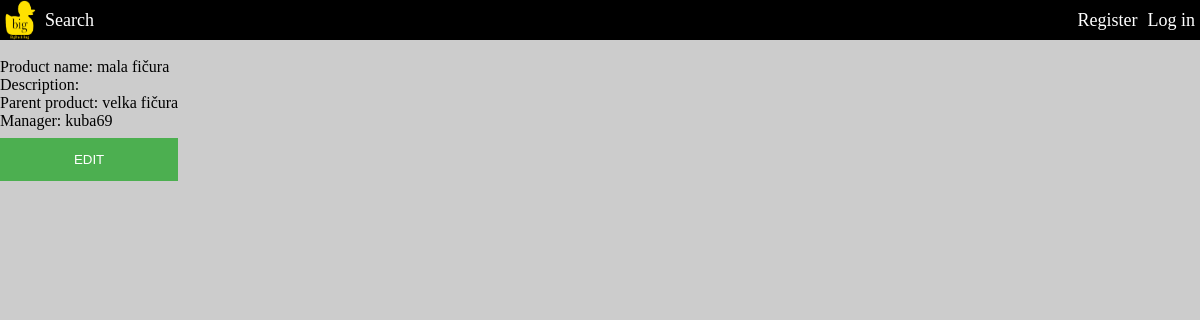
/product.php?id=2, run on the app's committed database.
### tables this page shows
create table Products(productID int not null auto_increment, product_name text not null, description text, parent_product int, manager int not null,
    primary key (productID),
    foreign key (parent_product) references Products(productID) on delete cascade, 
    foreign key (manager) references Persons(personID));

create table Persons(personID int not null auto_increment, username varchar(64) not null, name varchar(64) not null, surname varchar(128) not null, role ENUM("customer", "worker", "manager", "senior manager", "admin"), password varchar(128),
    primary key (personID));

### php/Database.php (called while the page is built, shortened)
<?php
class Database
{
    private $host = "localhost";
    private $dbName = "db-its";
    private $username = "root";
    private $password = "";
    public function getConnection()
    {
        $this->connection = null;
        try
        {
            $this->connection = new PDO("mysql:host=" . $this->host . ";dbname=" . $this->dbName, $this->username, $this->password);
            $this->connection->exec("set names utf8");
            $this->connection->setAttribute(PDO::ATTR_ERRMODE, PDO::ERRMODE_EXCEPTION);
        }
        catch (PDOException $e)
        {
            echo "Connection error: " . $e->getMessage();
        }
        return $this->connection;
    }
}
?>

### php/model/Product.php (called while the page is built, shortened)
<?php
include_once "DatabaseObject.php";
class Product extends DatabaseObject
{
    protected static $table_name = "Products";
    public static function getByID($id, $dbConnection)
    {
        try
        {
            $stmt = $dbConnection->prepare("select productID, product_name, description from " . self::$table_name . " where productID = ?");
            $stmt->execute([$id]);
            $row = $stmt->fetch();
        }
        catch (\PDOException $e)
        {
            return null;
        }
        $product = new Product($dbConnection);
        $product->id = $id;
        $product->name = $row['product_name'];
        $product->description = $row["description"];
        return $product;
    }
    public function loadModels()
    {
        try
        {
            $stmt = $this->connection->prepare("select parent_product, manager from " . self::$table_name . " where productID = ?");
            $stmt->execute([$this->id]);
            $row = $stmt->fetch();
        }
        catch (\PDOException $e)
        {
            return false;
        }
        $this->manager = Person::getByID($row['manager'], $this->connection);
        $this->parent_product = Product::getByID($row['parent_product'], $this->connection);
        return true;
    }
}

### php/model/Person.php (called while the page is built, shortened)
<?php
include_once "DatabaseObject.php";
class Person extends DatabaseObject
{
    protected static $table_name = "Persons";
    public static function getByID($id, $dbConnection)
    {
        try
        {
            $stmt = $dbConnection->prepare("select personID, username, name, surname, role, password from " . self::$table_name . " where personID = ?");
            $stmt->execute([$id]);
            $row = $stmt->fetch();
        }
        catch (\PDOException $e)
        {
            echo "exception1";
            return null;
        }
        $person = new Person($dbConnection);
        $person->id = $id;
        $person->username = $row['username'];
        $person->name = $row['name'];
        $person->surname = $row['surname'];
        $person->password = $row['password'];
        $person->role = $row['role'];
        return $person;
    }
}

### php/model/DatabaseObject.php (called while the page is built, shortened)
<?php
abstract class DatabaseObject
{
    public function __construct($dbConnection)
    {
        $this->connection = $dbConnection;
    }
}

### product.php (the view, shortened to what this page needs)
<!DOCTYPE HTML>
<html>
<head>
    <link type="text/css" rel="stylesheet" href="style.css">
</head>
<body>
<header>
    <ul>
        <?php
        include_once "CustomElements.php";
        ?>
    </ul>
</header>
<br>
<div class="main">
    <?php
    include_once "php/Database.php";
    include_once "php/model/Product.php";
    include_once "php/model/Person.php";
    $db = new Database();
    $db->getConnection();
    if (isset($_POST["submit"])){
        $product =  new model\Product($db->connection);
        if(isset($_POST["id"]))
        {
            $product->id = $_POST["id"];
        }
        $product->name = $_POST["productname"];
        $product->description = $_POST["description"];
        $product->manager = new \model\Person($db->connection);
        $product->manager->id = $_POST["manager"];
        if(isset($_POST["parent"]))
        {
            echo $_POST["parent"];
            $product->parent_product = new \model\Product($db->connection);
            $product->parent_product->id = $_POST["parent"];
        }
        if($product->name == null or $product->manager == null)
        {
            echo "Vratte se tlacitkem zpet a vyplnte vsechny udaje prosim. \n";
            exit();
        }
        if(isset($_POST["id"]))
        {
            echo $product->id;
            echo $product->name;
            echo $product->parent_product == null ? "" : $product->parent_product->id;
            echo $product->description;
            echo $product->manager->name;
            if ($product->save())
                echo "Zmeny byly ulozeny\n";
            else
                echo "fuck";
        }
        else
        {
            $same_name = \model\Product::getByName($product->name, $db->connection);
            if ($same_name == null)
            {
                if(!$product->save())
                    echo "fuck";
                else
                    echo "Produkt zapsan uspesne. :)\n";
                exit();
            }
            else
            {
                echo "Produkt stejneho jmena jiz existuje. vyberte prosim jine jmeno \n";
            }
        }
    }
    else if (isset($_GET["id"])){
        $current_product = \model\Product::getByID($_GET["id"], $db->connection);
        if(!$current_product->loadModels())
        {
            echo "Nepodarilo se nacist cizi modely\n";
        }
        echo "<label>Product name: $current_product->name</label><br>";
        echo "<label>Description: $current_product->description</label><br>";
        $parent_product_name = $current_product->parent_product->name;
        echo "<label>Parent product: $parent_product_name</label><br>";
        $username = $current_product->manager->username;
        echo "<label>Manager: $username</label><br>";
            echo "<a href='product.php?action=edit&productid=";
            echo $_GET["id"];
            echo "'><button>EDIT</button></a><br>";
    }
    ?>
</div>
</body>
</html>

### style.css (style rules this page uses)
body { background-color: #cccccc; background-repeat: no-repeat; background-attachment: fixed; background-position: center; color: black; position: relative; margin: 0px 0px; }
header { color: white; }
header ul { background-color: black; width: 100%; position: fixed; margin: 0px 0px; padding: 0px 0px; list-style-type: none; }
ul { list-style-type: none; }
a { color: inherit; text-decoration: none; }
.main { float: left; padding: 40px 0px; }
button { background-color: #4CAF50; color: white; padding: 14px 20px; margin: 8px 0; border: none; cursor: pointer; width: 100%; }

### data on the page
products: product_name "mala fičura"
products: product_name "velka fičura"
persons: username "kuba69"
